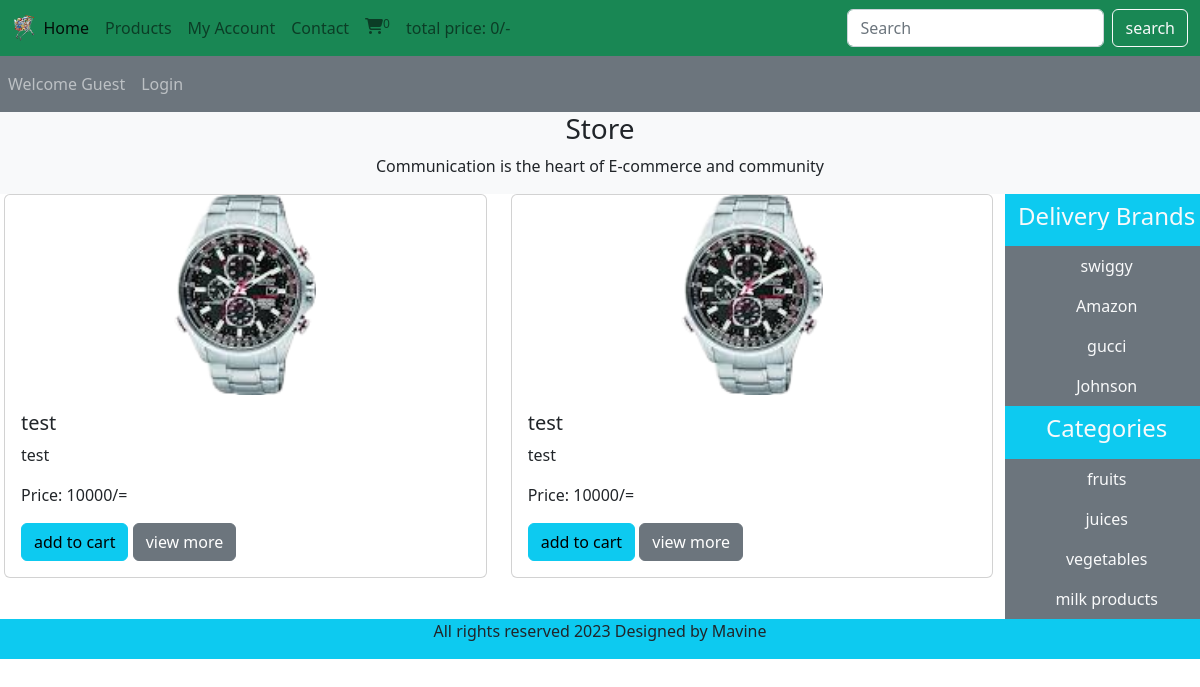
The page / on the database its author committed.
### tables this page shows
CREATE TABLE `products` (
  `Product_id` int(11) NOT NULL,
  `product_title` varchar(100) NOT NULL,
  `product_description` varchar(120) NOT NULL,
  `product_keyword` int(11) NOT NULL,
  `category_id` int(11) NOT NULL,
  `brand_id` int(11) NOT NULL,
  `product_image1` varchar(255) NOT NULL,
  `product_image2` varchar(255) NOT NULL,
  `product_image3` varchar(255) NOT NULL,
  `product_price` varchar(100) NOT NULL,
  `date` timestamp NOT NULL DEFAULT current_timestamp() ON UPDATE current_timestamp(),
  `status` varchar(100) NOT NULL
);

CREATE TABLE `brands` (
  `brand_id` int(11) NOT NULL,
  `brand_title` varchar(50) NOT NULL
);

CREATE TABLE `categories` (
  `Category_id` int(11) NOT NULL,
  `category_title` varchar(50) NOT NULL
);

### admin_area/functions/common_function.php (the view, shortened to what this page needs)
<?php
function getproducts(){
    global $con;
    if(!isset($_GET['category'])){
      if(!isset($_GET['brand'])){
    $select_query="select * from products order by rand() limit 0,9";
      $result_query=mysqli_query($con,$select_query);
      while($row_data=mysqli_fetch_assoc($result_query)){
        $Product_id=$row_data['Product_id'];
        $product_title=$row_data['product_title'];
        $product_description=$row_data['product_description'];
        $product_image1=$row_data['product_image1'];
        $product_price=$row_data['product_price'];
        echo "<div class='col md-4 mb-2'>
        <div class='card'>
        <img src='./admin_area/product_images/$product_image1' class='card-img-top' alt='$product_title'>
        <div class='card-body'>
          <h5 class='card-title'>$product_title</h5>
          <p class='card-text'>$product_description</p>
          <p class='card-text'>Price: $product_price/=</p>
          <a href='index.php?add_to_cart=$Product_id' class='btn btn-info'>add to cart</a>
          <a href='includes/product_details.php?Product_id=$Product_id' class='btn btn-secondary'>view more</a>
        </div>
      </div>
        </div >";
      }
}
}
}
function getbrands(){
    global $con;
    $select_brands="select * from Brands";
      $result_brands=mysqli_query($con,$select_brands);
      while($row_data=mysqli_fetch_assoc($result_brands)){
        $brand_title=$row_data['brand_title'];
        $brand_id=$row_data['brand_id'];
        echo "<li class='nav-item '>
        <a href='index.php?brand=$brand_id' class='nav-link text-light'>$brand_title</a>
      </li>";
      }
}
function getcategories(){
  global $con;
  $select_category="select * from categories";
  $result_category=mysqli_query($con,$select_category);
  while($row_data=mysqli_fetch_assoc($result_category)){
    $category_title=$row_data['category_title'];
    $Category_id=$row_data['Category_id'];
    echo "<li class='nav-item '>
    <a href='index.php?category=$Category_id' class='nav-link text-light'>$category_title</a>
  </li>";
  }
}
function getIPAddress(){
   if(!empty($_SERVER['HTTP_CLIENT_IP'])) {
              $ip = $_SERVER['HTTP_CLIENT_IP'];
      }
  elseif (!empty($_SERVER['HTTP_X_FORWARDED_FOR'])) {
              $ip = $_SERVER['HTTP_X_FORWARDED_FOR'];
   }
  else{
           $ip = $_SERVER['REMOTE_ADDR'];
   }
   return $ip;
}
function cart_item(){
  if(isset($_GET['add_to_cart'])){
    global $con;
    $ip = getIPAddress();
    $select_query="select * from cart_details where ip_address='$ip'";
    $result_query=mysqli_query($con,$select_query);
    $count_cart_items=mysqli_num_rows($result_query);
   }else{
    global $con;
    $ip = getIPAddress();
    $select_query="select * from cart_details where ip_address='$ip'";
    $result_query=mysqli_query($con,$select_query);
    $count_cart_items=mysqli_num_rows($result_query);
  }
  echo $count_cart_items;
  }
  function total_cart_price(){
    $total_price=0;
    echo $total_price;
  }
?>

### index.php (shortened to what this page needs)
<?php
include('includes/connect.php');
include('admin_area/functions/common_function.php');
?>
<!DOCTYPE html>
<html lang="en">
<head>
    <link href="https://cdn.jsdelivr.net/npm/bootstrap@5.2.3/dist/css/bootstrap.min.css" rel="stylesheet"
>
    <link rel="stylesheet" href="https://cdnjs.cloudflare.com/ajax/libs/font-awesome/6.2.1/css/all.min.css"
 />
    <link rel="stylesheet" href="style.css">
    </head>
<body>
<div class="container-fluid p-0">
<nav class="navbar navbar-expand-lg bg-success">
  <div class="container-fluid">
    <img src="./images/logo.png" alt="" class="logo">
    <div class="collapse navbar-collapse" id="navbarSupportedContent">
      <ul class="navbar-nav me-auto mb-2 mb-lg-0">
        <li class="nav-item">
          <a class="nav-link active" aria-current="page" href="index.php">Home</a>
        </li>
        <li class="nav-item">
          <a class="nav-link" href="display_all.php">Products</a>
        <?php
        if(!isset($_SESSION['username'])){
          echo " </li>
          <li class'nav-item'>
            <a class='nav-link' href'./user_area/profile.php'>My Account</a>
          </li>";
        }else{
           echo "<li class'nav-item'>
            <a class='nav-link' href'./user_area/user_registration.php'>Register</a>
          </li>";
        }
        ?>
        <li class="nav-item">
          <a class="nav-link" href="#">Contact</a>
        </li>
        <li class="nav-item">
          <a class="nav-link" href="cart.php"><i class="fa-solid fa-cart-shopping"></i><sup><?php
          cart_item();?></sup></a>
          <li class="nav-item">
          <a class="nav-link" href="#"> total price: <?php total_cart_price();?>/-</a>
        </li>
        </li>
      </ul>
      <form class="d-flex" action="search_product.php" method="get">
        <input class="form-control me-2" type="search" placeholder="Search" aria-label="Search" name="search_data">
       <input type="submit" value="search" class="btn btn-outline-light"
       name="search_data_product">
      </form>
    </div>
  </div>
</nav>
</div>
<nav class="navbar navbar-expand-lg navbar-dark  bg-secondary">
  <ul class="navbar-nav me-auto">
        <?php
         if(!isset($_SESSION['username'])){
            echo "<li class='nav-item'>
            <a class='nav-link' href='#'>Welcome Guest</a>";
         }else{
           echo "<li class='nav-item'>
           <a class='nav-link' href='#'>Welcome ".$_session['username']."</a>";
         }
        if(!isset($_SESSION['username'])){
           echo "<li class='nav-item'>
           <a class='nav-link' href='./user_area/user_login.php'>Login</a>";
        }else{
          echo "<li class='nav-item'>
          <a class='nav-link' href='user_area/logout.php'>Logout</a>";
        }
        ?>
  </ul>
</nav>
<div class="bg-light">
  <h3 class="text-center">Store</h3>
  <p class="text-center">Communication is the heart of E-commerce and community</p>
</div>
<div class="row px-1">
  <div class="col md-10">
<div class="row">
   <?php
      getproducts();
      ?>
  </div>
</div>
  <div class="col-md-2 bg-secondary p-0">
    <ul class="navbar-nav me-auto text-center">
      <li class="nav-item bg-info">
        <a href="#" class="nav-link text-light"><h4>Delivery Brands</h4></a>
      </li>
      <?php
      getbrands();
      ?>
    </ul>
  <ul class="navbar-nav me-auto text-center">
      <li class="nav-item bg-info">
        <a href="#" class="nav-link text-light"><h4>Categories</h4></a>
      </li>
      <?php
      getcategories();
      ?>
    </ul>
</div>
<?php include("footer.php") ?>
</body>
</html>

### footer.php
<div class="bg-info p-0 text-center">
  <p>All rights reserved 2023 Designed by Mavine</p>
</div>

### style.css (style rules this page uses)
* { margin: 0; padding: 0; box-sizing: border-box; overflow-x:hidden; }
.logo { width: 2%; height: 2%; }
.card-img-top { width: 100%; height: 200px; object-fit: contain; }

### index.php (style rules this page uses)
body { overflow-x:hidden; }

### rows shown on the page
products: product_image1+product_title (picture), product_title "test", product_description "test", product_price "10000"
products: product_image1+product_title (picture), product_title "test", product_description "test", product_price "10000"
brands: brand_title "swiggy"
brands: brand_title "Amazon"
brands: brand_title "gucci"
brands: brand_title "Johnson"
categories: category_title "fruits"
categories: category_title "juices"
categories: category_title "vegetables"
categories: category_title "milk products"

### other values the page prints
$count_cart_items "0"
$total_price "0"
